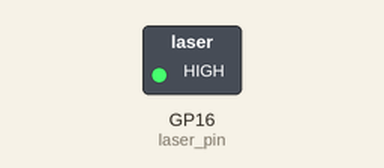
Simulated run of this program. Board: Raspberry Pi Pico running MicroPython. On the bench: switched loads named in the program (green lamp = pin HIGH). Dashed ring = blinking.

Above: at 0.5 s.
Timing chart, 0 to 4.6 s (numbered marks = the images above):
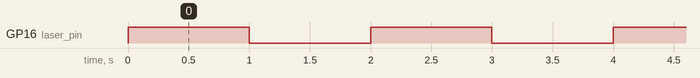

Measured:
- by itself, GP16 (laser_pin): alternates HIGH for 1.0 s and LOW for 1.0 s

The program:

sensor_ky-008_laser_emit.py
```python
import machine
import time

laser_pin = machine.Pin(16, machine.Pin.OUT)

def turn_on_laser():
    laser_pin.value(1)

def turn_off_laser():
    laser_pin.value(0)

while True:
    turn_on_laser()
    time.sleep(1)
    turn_off_laser()
    time.sleep(1)
```
